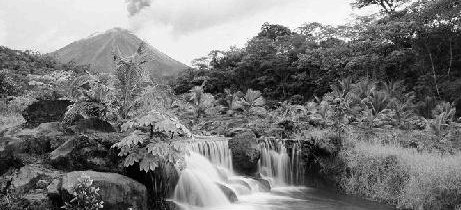
#> input picture IA/PROGRAMACION_DE_IA/Espacios_de_Color/imagenes/paisaje_foto.jpeg, 461 x 210 px, found by its file name
$ jupyter execute restauracion.ipynb
#> lines starting #> are read from the running program, lines starting #| are printed output that depends on the picture
##### Importación de librerías

[cell 1]
import cv2 as cv
import numpy as np
from matplotlib import pyplot as plt

# Visualizamos la imagen el texto y la mezcla de estes con un or

##### Debemos comprobar que tanto imagen como texto estean con las mismas dimensiones, sino se hara un resize

[cell 2]
src1 = cv.imread("imagenes/paisaje_foto.jpeg")
#> src1 is the input picture: shape (210, 461, 3); min 0, max 255, mean 121.2
src2 = cv.imread("imagenes/paisaje_texto.jpeg")
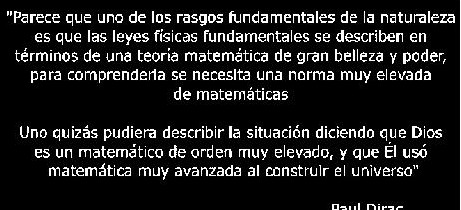
#> input picture IA/PROGRAMACION_DE_IA/Espacios_de_Color/imagenes/paisaje_texto.jpeg, 461 x 210 px, found by its file name
#> src2 is the input picture: shape (210, 461, 3); min 0, max 255, mean 32.5
fondo = cv.cvtColor(src1, cv.COLOR_RGB2GRAY)
letras = cv.cvtColor(src2, cv.COLOR_RGB2GRAY)


fig, (ax1, ax2, ax3) = plt.subplots(1, 3, figsize=(20,6))
original= cv.bitwise_or(fondo,letras)
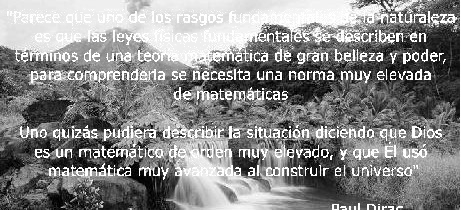
#> original: shape (210, 461); min 0, max 255, mean 137.4


ax1.imshow(fondo, cmap="gray");ax1.set_title("imagen")
ax2.imshow(letras, cmap="gray");ax2.set_title("texto")
ax3.imshow(original, cmap="gray");ax3.set_title('mezcla')
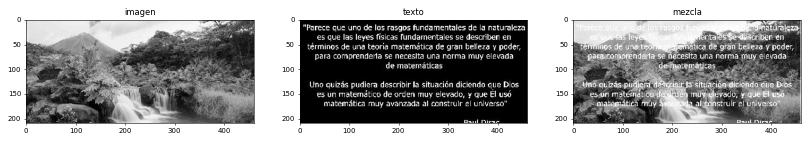
#> figure drawn by matplotlib, 3 panels

### Aplicamos un filtro Gausiano a la imagen que nos servirá para su restauración

[cell 3]
filtro_gausiano = cv.GaussianBlur(src=original, ksize=(5,5), sigmaX=0, sigmaY=0 )
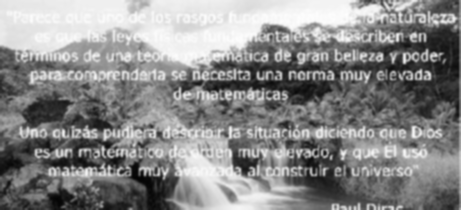
#> filtro_gausiano: shape (210, 461); min 3, max 254, mean 137.3
plt.imshow(filtro_gausiano,cmap='gray')

##### Empregamos sobre a máscara de letras un not para sacalas en negra

[cell 4]
img_letrasnegras = cv.bitwise_not(letras)
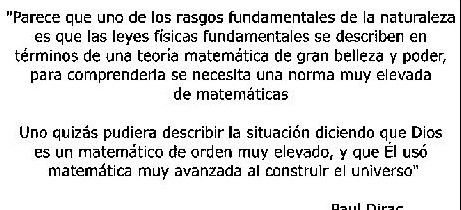
#> img_letrasnegras: shape (210, 461); min 0, max 255, mean 222.5
plt.imshow(img_letrasnegras,cmap='gray')

##### Empregamos un and para unir as letras negras anteriormente xeradas e a imaxe orixinal con letras

[cell 5]
img_letrasnegras_fondo = cv.bitwise_and(img_letrasnegras,original)
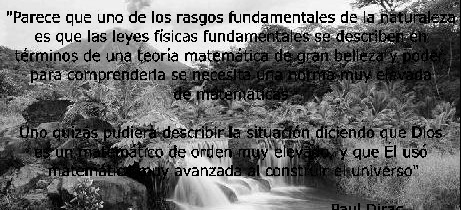
#> img_letrasnegras_fondo: shape (210, 461); min 0, max 255, mean 104.9
plt.imshow(img_letrasnegras_fondo,cmap='gray')

##### Agora realizamos un and por outra banda do filtro gausiano e as letras

[cell 6]
img_letrasnegras_fondogaus = cv.bitwise_and(filtro_gausiano,letras)
plt.imshow(img_letrasnegras_fondogaus,cmap='gray')

##### Finalmente realizamos un or das letras co fondo gausiano e a mestura das letras negras coa imaxe orixinal

[cell 7]
final = cv.bitwise_or(img_letrasnegras_fondogaus,img_letrasnegras_fondo)
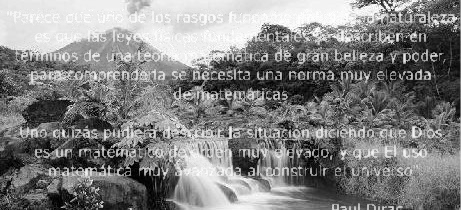
#> final: shape (210, 461); min 0, max 255, mean 129.7
plt.imshow(final,cmap='gray')

##### Agora podemos facer a proba cun bucle para restaurar o máximo posible a imaxe

[cell 8]
src1 = cv.imread("imagenes/paisaje_foto.jpeg")
src2 = cv.imread("imagenes/paisaje_texto.jpeg")
fondo = cv.cvtColor(src1, cv.COLOR_RGB2GRAY)
letras = cv.cvtColor(src2, cv.COLOR_RGB2GRAY)
original= cv.bitwise_or(fondo,letras)
for i in range(5):
    filtro_gausiano = cv.GaussianBlur(src=original, ksize=(5,5), sigmaX=0, sigmaY=0)
    img_letrasnegras = cv.bitwise_not(letras)
    img_letrasnegras_fondogaus = cv.bitwise_and(filtro_gausiano,letras)
    final = cv.bitwise_or(img_letrasnegras_fondogaus,img_letrasnegras_fondo)
    original=final.copy()
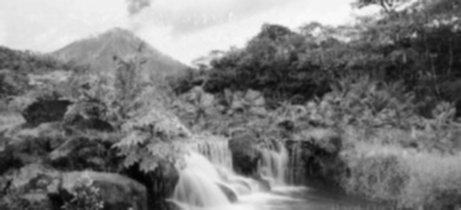
#> filtro_gausiano: shape (210, 461); min 3, max 251, mean 123
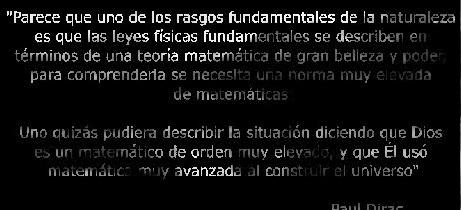
#> img_letrasnegras_fondogaus: shape (210, 461); min 0, max 251, mean 17.4

plt.imshow(final,cmap='gray')
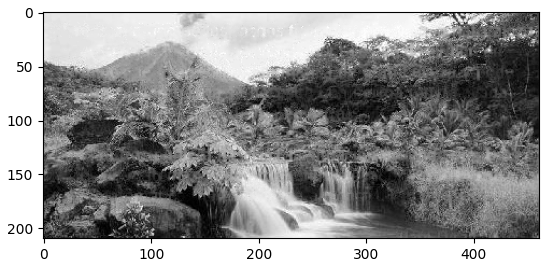
#> figure drawn by matplotlib, 1 panel
